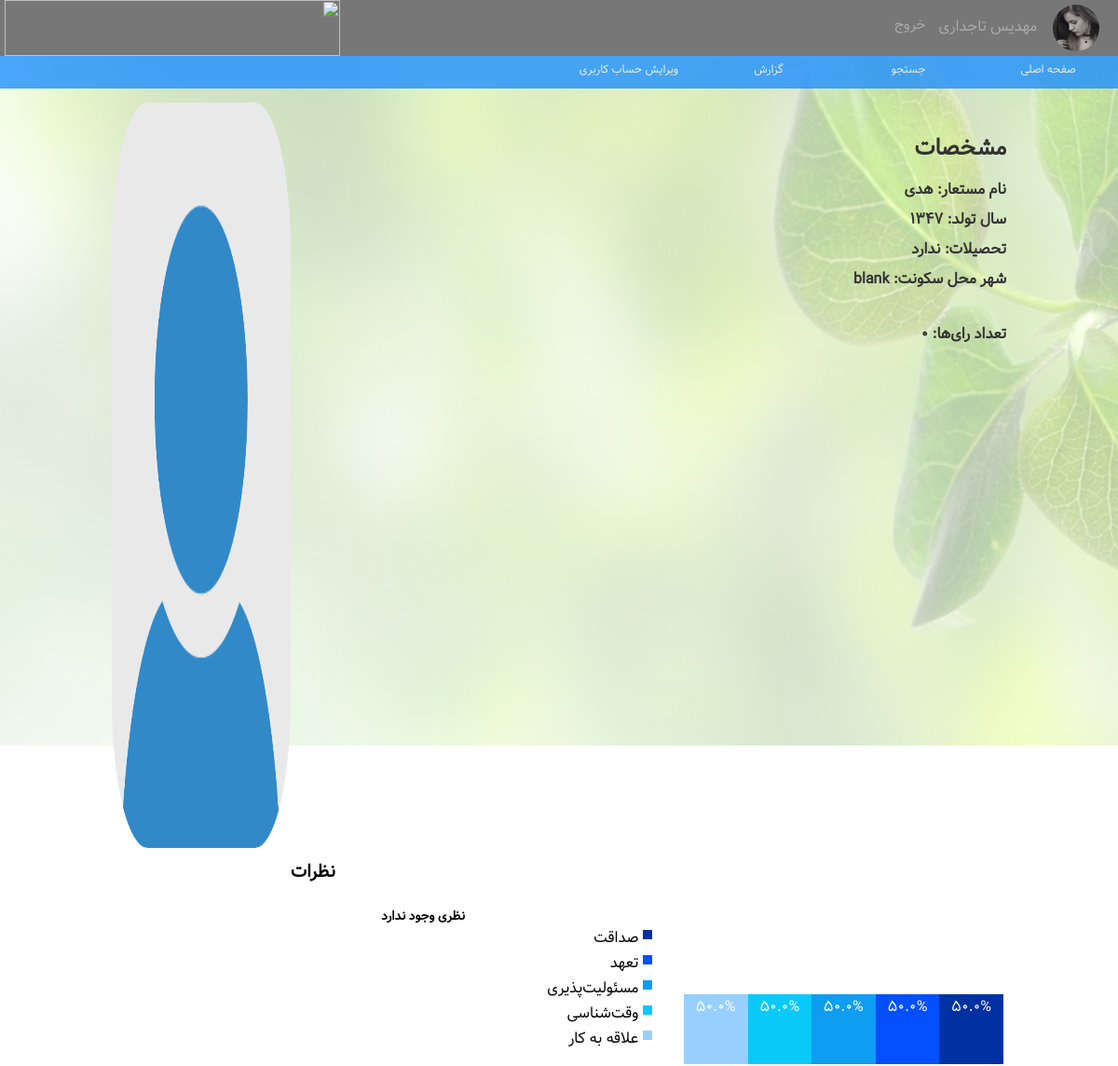
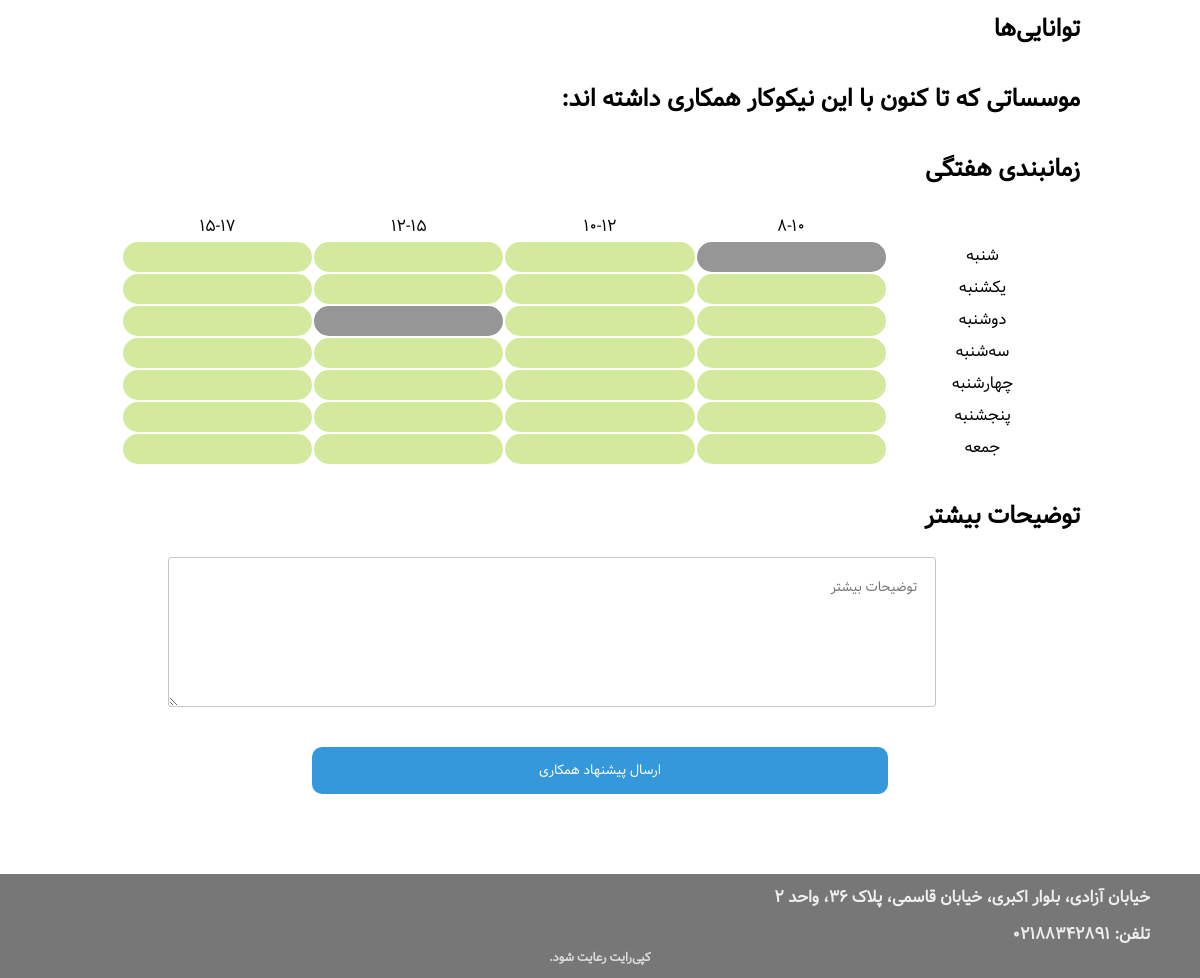
The page /profile/hodhod (signed in) on the database its author committed (2 pictures, top to bottom).
### users/models.py (models this page shows, shortened)
class CustomUser(AbstractUser):
    state = models.NullBooleanField(default=None)
    isBen = models.BooleanField(default=False)
    isOrg = models.BooleanField(default=False)
    image = models.ImageField(upload_to='../media/profile_pics/', default='../../media/profile_pics/no-picture.png')

class Benefactor(models.Model):
    user = models.OneToOneField(CustomUser, on_delete=models.CASCADE, related_name='benefactor')
    name = models.CharField(max_length=20)
    surname = models.CharField(max_length=30)
    nickname = models.CharField(max_length=30, blank=True)
    gender = models.CharField(max_length=10, choices=SEX_CHOICES, default='Male')
    day = models.IntegerField(default=0)
    month = models.IntegerField(default=0)
    year = models.IntegerField(default=0)
    education = models.CharField(max_length=10, choices=EDUCATION_CHOICES, default='nothing')
    major = models.CharField(max_length=20, blank=True)
    nationalId = models.CharField(max_length=10)
    city = models.CharField(max_length=10, default='blank')
    address = models.CharField(max_length=100, default='st')
    phone = models.CharField(max_length=12)
    typeOfCooperation = models.CharField(max_length=15, choices=COOP_CHOICES, default='inOffice10')
    wId = models.ForeignKey(WeeklySchedule, on_delete=models.CASCADE, related_name='userWeek', null=True)
    rate = models.ForeignKey(TotalRate, on_delete=models.CASCADE, related_name='rate')

class TotalRate(models.Model):
    id = models.AutoField(primary_key=True)
    totalRate = models.FloatField(default=0)
    f1 = models.FloatField(default=0)
    f2 = models.FloatField(default=0)
    f3 = models.FloatField(default=0)
    f4 = models.FloatField(default=0)
    f5 = models.FloatField(default=0)

### users/views.py (the view, shortened to what this page needs)
# urls.py: url(r'^profile/(?P<username>[a-zA-Z0-9]+)$', views.user_profile, name='profile'),
def user_profile(request, username):
    user = get_object_or_404(CustomUser, username=username, state=True)
    count = Rate.objects.filter(ratedUser=user).count()
    if user.isBen:
        benefactor = Benefactor.objects.get(user=user)
        week = WeeklySchedule.objects.get(id=benefactor.wId.id)
        user_abilities = UserAbilities.objects.filter(username=user.username)
        orgs = Request.objects.filter(benefactorId=user, isAccepted=True)
        comments = Report.objects.filter(benefactor=user, type=1, operator=2)
        organizations = []
        for org in orgs:
            organizations.append(org.organizationId.organizer)
        if request.user.username == username:
            return render(request, 'profile/personalProfileBenefactor.html',
                          {'user': user, 'benefactor': benefactor, 'week': week, 'user_abilities': user_abilities,
                           'organizations': organizations, 'count': count, 'comments': comments})
        else:
            return render(request, 'profile/benefactorsProfileView.html',
                          {'user': user, 'benefactor': benefactor, 'week': week, 'user_abilities': user_abilities,
                           'rangee': range(28), 'organizations': organizations, 'count': count, 'comments': comments})

### templates/profile/benefactorsProfileView.html (shortened to what this page needs)
﻿<!DOCTYPE html>
{% load staticfiles %}
<html lang="fa" dir="rtl">
<head>
    <link rel="stylesheet" type="text/css" href={% static "css/BenefactorsProfileView.css" %}>
    <link rel="stylesheet" type="text/css" href={% static "css/style.css" %}>
    <link rel="stylesheet" href={% static "css/ionicons.min.css" %}>
</head>
<body>
<div class="main">
    <div class="header">
        <div class="topmenu" id="topmenu">
            {% if request.user.is_authenticated %}
                <div class="container">
                    <div class="topPhoto">
                        <img src="../{{ request.user.image }}">
                    </div>
                    <div class="topmenuelements">
                        {% if request.user.isBen %}
                            <a href={% url 'profile' request.user.username %}>{{ request.user.benefactor.name }} {{ request.user.benefactor.surname }}</a>
                        {% endif %}
                    </div>
                    <div class="topmenudate">
                        <a href="{% url 'logout' %}">خروج</a>
                    </div>
                    <div class="logo">
                        <img src="../static/images/logo.png">
                    </div>
                </div>
            {% endif %}
        </div>
    </div>
    <div class="mainPage">
        <div class="wrapper"></div>
        <div class="nav" id="nav"></div>
        <div class="container">
            <div style="width:100%; display: inline-block; ">
            <div style="float: left;" class="photo">
                <div id="photo"><img src="../{{ user.image }}" alt=""></div>
            </div>
            <div style="float: right;" class="personal">
                <h2> مشخصات </h2>
                <div id="personal">
                    <h3>نام مستعار: {{ benefactor.nickname }}</h3>
                    <h3>سال تولد: {{ benefactor.year }}</h3>
                    {% if benefactor.education == "nothing" %}
                        <h3>تحصیلات: ندارد</h3>
                    {% endif %}
                    <h3>شهر محل سکونت: {{ benefactor.city }}</h3>
                    <br>
                    <h3>تعداد رای‌ها: {{ count }}</h3>
                </div>
            </div>
            </div>
            <div class="chartContainer" style="width: 100%; float: right; display: flex">
                    <div id="chart" style="width: 60%;">
                        <div>
                            <table>
                                <tbody>
                                <tr class="bars">
                                    <td>
                                        <div class="one"
                                             style="height: {{ benefactor.rate.f1 }}%; position: absolute; width: 100%; bottom: 0px;">{{ benefactor.rate.f1 }}%
                                        </div>
                                    </td>
                                    <td>
                                        <div class="two"
                                             style="height: {{ benefactor.rate.f2 }}%; position: absolute; width: 100%; bottom: 0px;">{{ benefactor.rate.f2 }}%
                                        </div>
                                    </td>
                                    <td>
                                        <div class="three"
                                             style="height: {{ benefactor.rate.f3 }}%; position: absolute; width: 100%; bottom: 0px;">{{ benefactor.rate.f3 }}%
                                        </div>
                                    </td>
                                    <td>
                                        <div class="four"
                                             style="height: {{ benefactor.rate.f4 }}%; position: absolute; width: 100%; bottom: 0px;">{{ benefactor.rate.f4 }}%
                                        </div>
                                    </td>
                                    <td>
                                        <div class="five"
                                             style="height: {{ benefactor.rate.f5 }}%; position: absolute; width: 100%; bottom: 0px;">{{ benefactor.rate.f5 }}%
                                        </div>
                                    </td>
                                    <td class="legend">
                                            <span class="legbox">
                                                <span class="one xaxisname"></span><span>صداقت</span>
                                            </span>
                                        <span class="legbox">
                                                <span class="two xaxisname"></span><span>تعهد</span>
                                            </span>
                                        <span class="legbox">
                                                <span class="three xaxisname"></span><span>مسئولیت‌پذیری</span>
                                            </span>
                                        <span class="legbox">
                                                <span class="four xaxisname"></span><span>وقت‌شناسی</span>
                                            </span>
                                        <span class="legbox">
                                                <span class="five xaxisname"></span><span>علاقه به کار</span>
                                            </span>
                                    </td>
                                </tr>
                                </tbody>
                            </table>
                        </div>
                    </div>
                    <div style="float:left; width: 35%; display: inline-block">
                        <h3 style="text-align: center;margin-bottom: 10px">نظرات</h3>
                        <div style="height: 180px; overflow-y:scroll; background: rgba(255,255,255,0.8); padding: 5px">
                            {% if comments|length == 0 %}
                                <h5 style="margin-top: 5px;">نظری وجود ندارد</h5>
                            {% endif %}
                        </div>
                    </div>
                </div>
            <form method="post" action="{% url 'send_request_ben' user.username %}">
                <div id="abilities">
                    <h2>توانایی‌ها </h2>
                </div>
                <div id="projects">
                    <h2>موسساتی که تا کنون با این نیکوکار همکاری داشته اند:</h2>
                </div>
                {% if request.user.is_authenticated %}
                <div id="weeklyfreetime">
                    <h2>زمانبندی هفتگی</h2>
                    {% if benefactor.typeOfCooperation == "inOffice10" or benefactor.typeOfCooperation == "inOffice20" or benefactor.typeOfCooperation == "inOffice30" or benefactor.typeOfCooperation == "inOfficemore" %}
                        <table id="tab">
                            <tbody>
                            <tr>
                                <td></td>
                                <td> 8-10</td>
                                <td> 10-12</td>
                                <td> 12-15</td>
                                <td> 15-17</td>
                            </tr>
                            <tr>
                                <td>شنبه</td>
                                <td><span id="11" onclick="week(11,0)" value="1"></span></td>
                                <td><span id="12" onclick="week(12,1)" value="1"></span></td>
                                <td><span id="13" onclick="week(13,2)" value="1"></span></td>
                                <td><span id="14" onclick="week(14,3)" value="1"></span></td>
                            </tr>
                            <tr>
                                <td>یکشنبه</td>
                                <td><span id="21" onclick="week(21,4)" value="1"></span></td>
                                <td><span id="22" onclick="week(22,5)" value="1"></span></td>
                                <td><span id="23" onclick="week(23,6)" value="1"></span></td>
                                <td><span id="24" onclick="week(24,7)" value="1"></span></td>
                            </tr>
                            <tr>
                                <td>دوشنبه</td>
                                <td><span id="31" onclick="week(31,8)" value="1"></span></td>
                                <td><span id="32" onclick="week(32,9)" value="1"></span></td>
                                <td><span id="33" onclick="week(33,10)" value="1"></span></td>
                                <td><span id="34" onclick="week(34,11)" value="1"></span></td>
                            </tr>
                            <tr>
                                <td>سه‌شنبه</td>
                                <td><span id="41" onclick="week(41,12)" value="1"></span></td>
                                <td><span id="42" onclick="week(42,13)" value="1"></span></td>
                                <td><span id="43" onclick="week(43,14)" value="1"></span></td>
                                <td><span id="44" onclick="week(44,15)" value="1"></span></td>
                            </tr>
                            <tr>
                                <td>چهارشنبه</td>
                                <td><span id="51" onclick="week(51,16)" value="1"></span></td>
                                <td><span id="52" onclick="week(52,17)" value="1"></span></td>
                                <td><span id="53" onclick="week(53,18)" value="1"></span></td>
                                <td><span id="54" onclick="week(54,19)" value="1"></span></td>
                            </tr>
                            <tr>
                                <td>پنجشنبه</td>
                                <td><span id="61" onclick="week(61,20)" value="1"></span></td>
                                <td><span id="62" onclick="week(62,21)" value="1"></span></td>
                                <td><span id="63" onclick="week(63,22)" value="1"></span></td>
                                <td><span id="64" onclick="week(64,23)" value="1"></span></td>
                            </tr>
                            <tr>
                                <td> جمعه</td>
                                <td><span id="71" onclick="week(71,24)" value="1"></span></td>
                                <td><span id="72" onclick="week(72,25)" value="1"></span></td>
                                <td><span id="73" onclick="week(73,26)" value="1"></span></td>
                                <td><span id="74" onclick="week(74,27)" value="1"></span></td>
                            </tr>
                            </tbody>
                        </table>
                    {% endif %}
                </div>
                <h2>توضیحات بیشتر</h2>
                <div class="controls">
                    <textarea style="width: 80%;" id="cm" class="floatlabel" placeholder="توضیحات بیشتر" name="description"></textarea>
                </div>
                <button class="subreq"> ارسال پیشنهاد همکاری</button>
                {% endif %}
            </form>
        </div>
    </div>
    <div class="footer">
        <div class="container">
            <div class="addr">
                <h4> خیابان آزادی، بلوار اکبری، خیابان قاسمی، پلاک ۳۶، واحد ۲ </h4>
                <h4>تلفن: ۰۲۱۸۸۳۴۲۸۹۱</h4>
            </div>
        </div>
        <div class="copy">
            <h4>کپی‌رایت رعایت شود.</h4>
        </div>
    </div>
</div>
</body>
</html>

### rows shown on the page
CustomUser: user.image (picture), user.benefactor.name "مهدیس", user.benefactor.surname "تاجداری"
CustomUser: image (placeholder picture)
Benefactor: nickname "هدی", year "1347", city "blank", rate.f1 "50.0", rate.f2 "50.0", rate.f3 "50.0", rate.f4 "50.0", rate.f5 "50.0"

### other values the page prints
{{ count }} "0"
